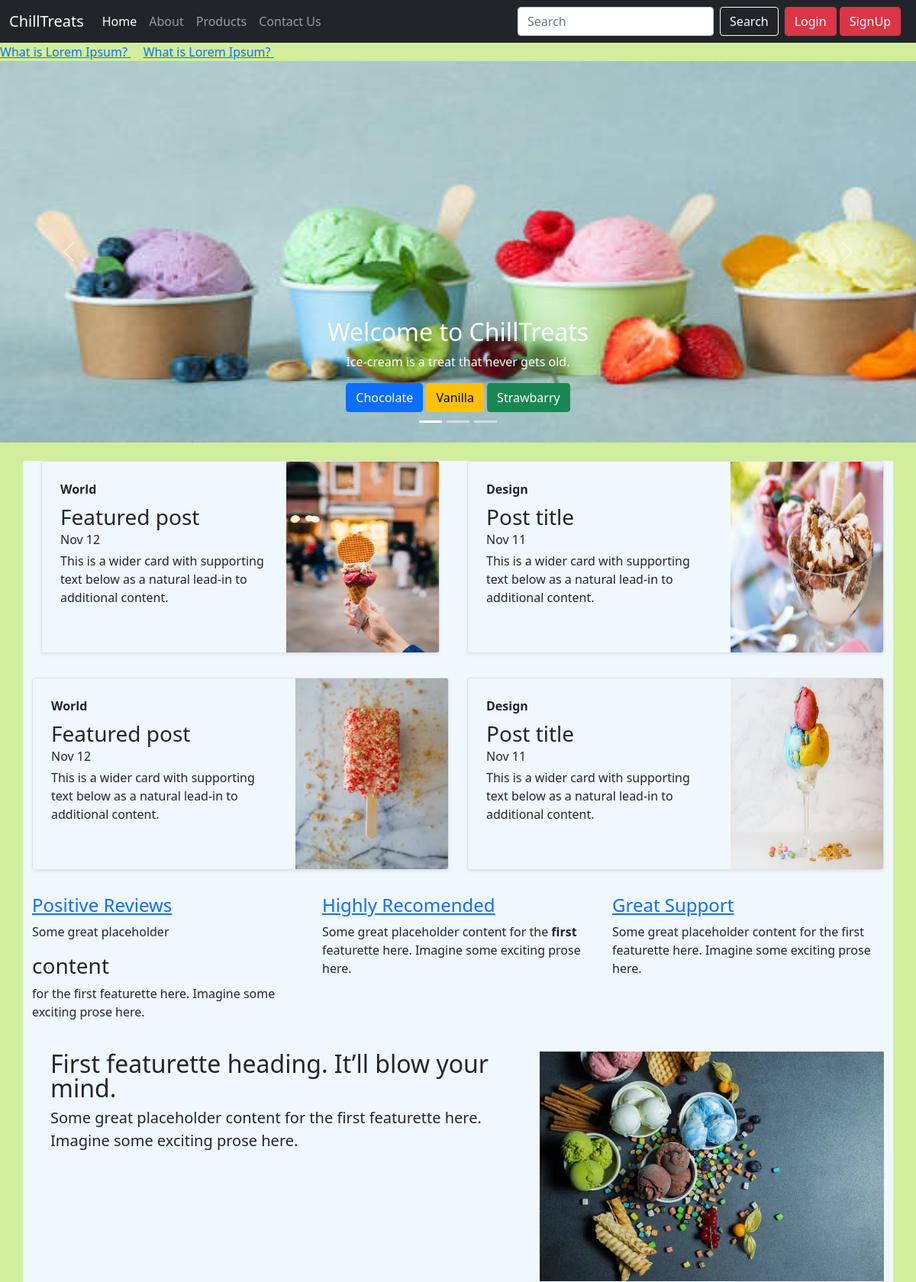
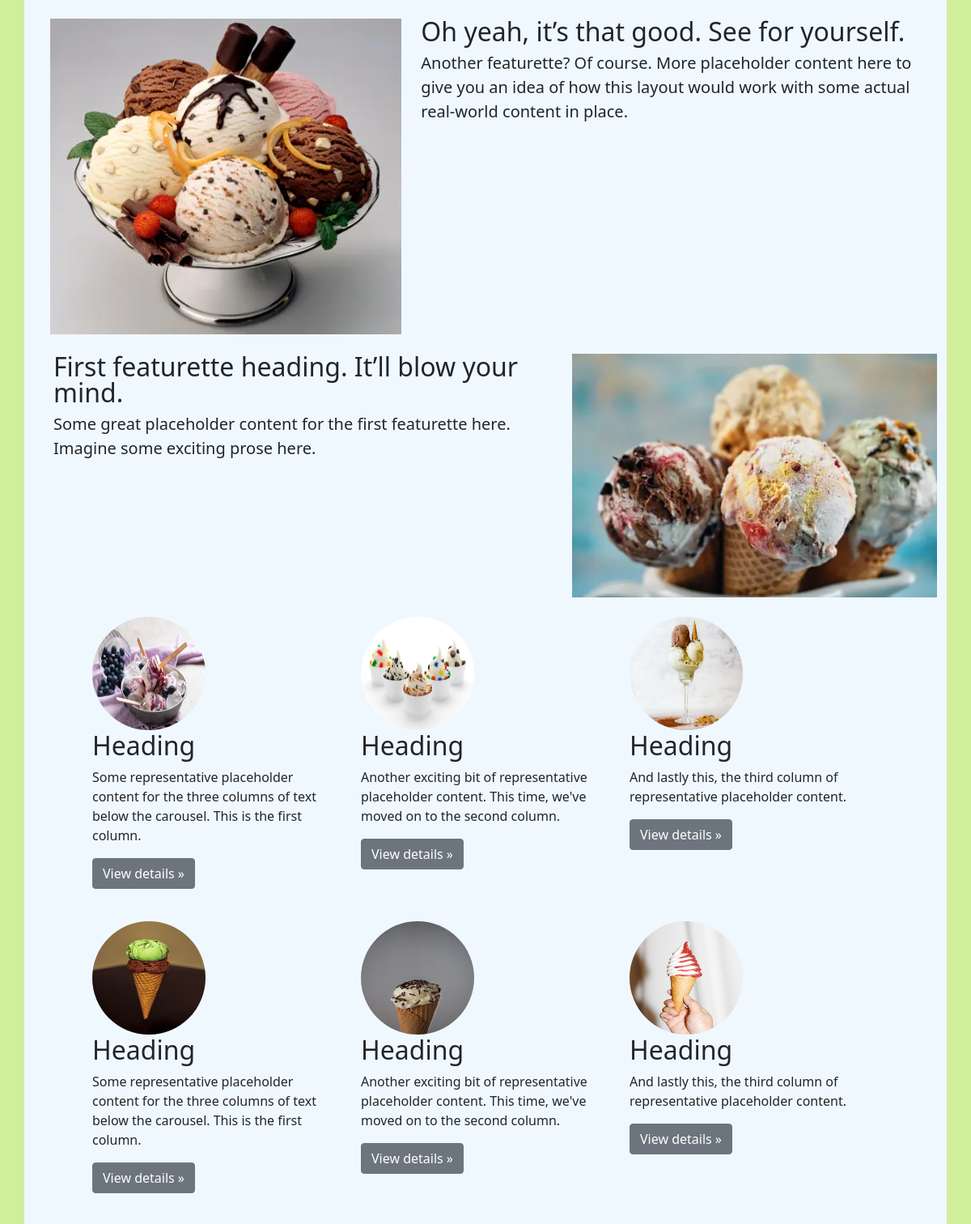
The page / (upper part) on the database its author committed (2 pictures, top to bottom).
### news/models.py (models this page shows)
class News(models.Model):
    news_title=models.CharField(max_length=100)
    news_desc=HTMLField()
    news_image=models.FileField(upload_to="news/", max_length=250, null=True,default=None)
    news_slug = AutoSlugField(populate_from='news_title',unique=True,null=True,default=None)

### demoapp/models.py (models this page shows)
class Service(models.Model):
    service_icon=models.CharField(max_length=50)
    service_title=models.CharField(max_length=50)
    service_des=models.TextField()

### demoproject/views.py (the view)
# urls.py: path('', views.homePage,name='home'),
def homePage(request):
    subject='Testing mail'
    form_email='avanipatel0201@gmail.com'
    msg='<p>Welcome <b>Avani</b></p>'
    to='avaniptl02@gmail.com'
    msg=EmailMultiAlternatives(subject,msg,form_email,[to])
    msg.content_subtype='html'
    msg.send()
    newsData = News.objects.all();
    servicesData = Service.objects.all().order_by('-service_title')[2:5]
    data={
        'servicesData':servicesData,
        'newsData':newsData
    }
    return render(request, "index.html",data)

### templates/index.html (shortened to what this page needs)
{% extends 'base.html' %}
{% block content %}
<marquee  onmouseover="stop()" onmouseover="start()">
  {% for news in newsData %}
  <a href="/newsdetails/{{news.news_slug}}"> {{news.news_title}} </a> &nbsp;&nbsp;&nbsp;
  {% endfor %}
</marquee>
<div id="carouselExampleCaptions" class="carousel slide carousel-fade">
  <div class="carousel-indicators">
    <button
      type="button"
      data-bs-target="#carouselExampleCaptions"
      data-bs-slide-to="0"
      class="active"
      aria-current="true"
      aria-label="Slide 1"
    ></button>
    <button
      type="button"
      data-bs-target="#carouselExampleCaptions"
      data-bs-slide-to="1"
      aria-label="Slide 2"
    ></button>
    <button
      type="button"
      data-bs-target="#carouselExampleCaptions"
      data-bs-slide-to="2"
      aria-label="Slide 3"
    ></button>
  </div>
  <div class="carousel-inner">
    <div class="carousel-item active">
      <img
        src="/static/slider-1.jpg"
        class="d-block"
        width="1600"
        height="500"
        alt="..."
      />
      <div class="carousel-caption d-none d-md-block">
        <h2>Welcome to ChillTreats</h2>
        <p>Ice-cream is a treat that never gets old.</p>
        <button type="submit" class="btn btn-primary">Chocolate</button>
        <button type="submit" class="btn btn-warning">Vanilla</button>
        <button type="submit" class="btn btn-success">Strawbarry</button>
      </div>
    </div>
  </div>
  <button
    class="carousel-control-prev"
    type="button"
    data-bs-target="#carouselExampleCaptions"
    data-bs-slide="prev"
  >
    <span class="carousel-control-prev-icon" aria-hidden="true"></span>
  </button>
  <button
    class="carousel-control-next"
    type="button"
    data-bs-target="#carouselExampleCaptions"
    data-bs-slide="next"
  >
    <span class="carousel-control-next-icon" aria-hidden="true"></span>
  </button>
</div>
<div class="container my-4" style="background-color: aliceblue">
  <div class="row mb-2">
    <div class="col-md-6 px-4">
      <div
        class="row g-0 border rounded overflow-hidden flex-md-row mb-4 shadow-sm h-md-250 position-relative"
      >
        <div class="col p-4 d-flex flex-column position-static">
          <strong class="d-inline-block mb-2 text-primary-emphasis"
            >World</strong
          >
          <h3 class="mb-0">Featured post</h3>
          <div class="mb-1 text-body-secondary">Nov 12</div>
          <p class="card-text mb-auto">
            This is a wider card with supporting text below as a natural lead-in
            to additional content.
          </p>
        </div>
        <div class="col-auto d-none d-lg-block">
          <img
            class="bd-placeholder-img"
            width="200"
            height="250"
            src="/static/squareimg1.jpg"
            alt=""
          />
        </div>
      </div>
    </div>
    <div class="col-md-6">
      <div
        class="row g-0 border rounded overflow-hidden flex-md-row mb-4 shadow-sm h-md-250 position-relative"
      >
        <div class="col p-4 d-flex flex-column position-static">
          <strong class="d-inline-block mb-2 text-success-emphasis"
            >Design</strong
          >
          <h3 class="mb-0">Post title</h3>
          <div class="mb-1 text-body-secondary">Nov 11</div>
          <p class="mb-auto">
            This is a wider card with supporting text below as a natural lead-in
            to additional content.
          </p>
        </div>
        <div class="col-auto d-none d-lg-block">
          <img
            class="bd-placeholder-img"
            width="200"
            height="250"
            src="/static/squareimg2.jpg"
            alt=""
          />
        </div>
      </div>
    </div>
  </div>
  <div class="row mb-2">
    <div class="col-md-6">
      <div
        class="row g-0 border rounded overflow-hidden flex-md-row mb-4 shadow-sm h-md-250 position-relative"
      >
        <div class="col p-4 d-flex flex-column position-static">
          <strong class="d-inline-block mb-2 text-primary-emphasis"
            >World</strong
          >
          <h3 class="mb-0">Featured post</h3>
          <div class="mb-1 text-body-secondary">Nov 12</div>
          <p class="card-text mb-auto">
            This is a wider card with supporting text below as a natural lead-in
            to additional content.
          </p>
        </div>
        <div class="col-auto d-none d-lg-block">
          <img
            class="bd-placeholder-img"
            width="200"
            height="250"
            src="/static/squareimg3.jpg"
            alt=""
          />
        </div>
      </div>
    </div>
    <div class="col-md-6">
      <div
        class="row g-0 border rounded overflow-hidden flex-md-row mb-4 shadow-sm h-md-250 position-relative"
      >
        <div class="col p-4 d-flex flex-column position-static">
          <strong class="d-inline-block mb-2 text-success-emphasis"
            >Design</strong
          >
          <h3 class="mb-0">Post title</h3>
          <div class="mb-1 text-body-secondary">Nov 11</div>
          <p class="mb-auto">
            This is a wider card with supporting text below as a natural lead-in
            to additional content.
          </p>
        </div>
        <div class="col-auto d-none d-lg-block">
          <img
            class="bd-placeholder-img"
            width="200"
            height="250"
            src="/static/squareimg4.jpg"
            alt=""
          />
        </div>
      </div>
    </div>
  </div>
  <div class="row">
    {% for n in servicesData %}
    <div class="col-lg-4 col-md-6">
      <div class="single-feature mb-30">
        <div class="title d-flex flex-row pb-20">
          <h4><a href="#">{{n.service_title}}</a></h4>
        </div>
        <p>{{n.service_des | safe }}</p>
      </div>
    </div>
    {% endfor %}
  </div>
  <div id="container">
    <div class="row featurette my-4">
      <div class="col-md-7">
        <h2 class="featurette-heading fw-normal lh-1 mx-4">
          {{output}} First featurette heading.
          <span class="text-body-secondary">It’ll blow your mind. </span>
        </h2>
        <p class="lead mx-4">
          Some great placeholder content for the first featurette here. Imagine
          some exciting prose here.
        </p>
      </div>
      <div class="col-md-5">
        <img
          class="bd-placeholder-img bd-placeholder-img-lg featurette-image img-fluid mx-auto"
          width="500"
          height="500"
          src="about1.jpg"
          alt=""
        />
      </div>
    </div>
    <div class="row featurette mx-2 my-4">
      <div class="col-md-7 order-md-2">
        <h2 class="featurette-heading fw-normal lh-1">
          Oh yeah, it’s that good.
          <span class="text-body-secondary">See for yourself.</span>
        </h2>
        <p class="lead">
          Another featurette? Of course. More placeholder content here to give
          you an idea of how this layout would work with some actual real-world
          content in place.
        </p>
      </div>
      <div class="col-md-5 order-md-1">
        <img
          class="bd-placeholder-img bd-placeholder-img-lg featurette-image img-fluid mx-auto"
          width="500"
          height="500"
          src="about2.jpg"
          alt=""
        />
      </div>
    </div>
    <div class="row featurette my-4">
      <div class="col-md-7">
        <h2 class="featurette-heading fw-normal lh-1 mx-4">
          First featurette heading.
          <span class="text-body-secondary">It’ll blow your mind.</span>
        </h2>
        <p class="lead mx-4">
          Some great placeholder content for the first featurette here. Imagine
          some exciting prose here.
        </p>
      </div>
      <div class="col-md-5">
        <img
          class="bd-placeholder-img bd-placeholder-img-lg featurette-image img-fluid mx-auto"
          width="500"
          height="500"
          src="about3.jpg"
          alt=""
        />
      </div>
    </div>
  </div>
  <div class="container marketing">
    <div class="row mx-5 my-4">
      <div class="col-lg-4">
        <img
          class="/static/bd-placeholder-img rounded-circle"
          width="140"
          height="140"
          src="circleimg1.jpg"
          alt=""
        />
        <h2 class="fw-normal">Heading</h2>
        <p>
          Some representative placeholder content for the three columns of text
          below the carousel. This is the first column.
        </p>
        <p><a class="btn btn-secondary" href="#">View details »</a></p>
      </div>
      <div class="col-lg-4">
        <img
          class="/static/bd-placeholder-img rounded-circle"
          width="140"
          height="140"
          src="circleimg2.jpg"
          alt=""
        />
        <h2 class="fw-normal">Heading</h2>
        <p>
          Another exciting bit of representative placeholder content. This time,
          we've moved on to the second column.
        </p>
        <p><a class="btn btn-secondary" href="#">View details »</a></p>
      </div>
      <div class="col-lg-4">
        <img
          class="/static/bd-placeholder-img rounded-circle"
          width="140"
          height="140"
          src="circleimg3.jpg"
          alt=""
        />
        <h2 class="fw-normal">Heading</h2>
        <p>
          And lastly this, the third column of representative placeholder
          content.
        </p>
        <p><a class="btn btn-secondary" href="#">View details »</a></p>
      </div>
    </div>
    <div class="row mx-5 my-4">
      <div class="col-lg-4">
        <img
          class="/static/bd-placeholder-img rounded-circle"
          width="140"
          height="140"
          src="circleimg4.jpg"
          alt=""
        />
        <h2 class="fw-normal">Heading</h2>
        <p>
          Some representative placeholder content for the three columns of text
          below the carousel. This is the first column.
        </p>
        <p><a class="btn btn-secondary" href="#">View details »</a></p>
      </div>
      <div class="col-lg-4">
        <img
          class="/static/bd-placeholder-img rounded-circle"
          width="140"
          height="140"
          src="circleimg5.jpg"
          alt=""
        />
        <h2 class="fw-normal">Heading</h2>
        <p>
          Another exciting bit of representative placeholder content. This time,
          we've moved on to the second column.
        </p>
        <p><a class="btn btn-secondary" href="#">View details »</a></p>
      </div>
      <div class="col-lg-4">
        <img
          class="/static/bd-placeholder-img rounded-circle"
          width="140"
          height="140"
          src="circleimg6.jpg"
          alt=""
        />
        <h2 class="fw-normal">Heading</h2>
        <p>
          And lastly this, the third column of representative placeholder
          content.
        </p>
        <p><a class="btn btn-secondary" href="#">View details »</a></p>
      </div>
    </div>
  </div>
  {% endblock %}

### templates/base.html
{% include "header.html" %}
{% block content %}
{% endblock %}
{% include "footer.html" %}

### templates/header.html (shortened to what this page needs)
{% load static %}
<!DOCTYPE html>
<html lang="en">
<head>
    <link href="https://cdn.jsdelivr.net/npm/bootstrap@5.0.2/dist/css/bootstrap.min.css" rel="stylesheet"
>
    <link rel="stylesheet" href="{% static 'style.css' %}" />
</head>
<body style="background-color: rgb(209, 238, 156);">
    <nav class="navbar navbar-expand-lg navbar-dark bg-dark">
        <div class="container-fluid">
            <a class="navbar-brand" href="#">ChillTreats</a>
            <div class="collapse navbar-collapse" id="navbarSupportedContent">
                <ul class="navbar-nav me-auto mb-2 mb-lg-0">
                    {% url 'home' as url %}
                    <li class="nav-item">
                        <a class="nav-link {% if request.path == url %} active {% endif %}" aria-current="page" href="{{ url }}">Home</a>
                    </li>
                    {% url 'about' as url %}
                    <li class="nav-item {% if request.path == url %} active {% endif %}" >
                        <a class="nav-link" href="{{url }}">About</a>
                    </li>
                    {% url 'products' as url %}
                    <li class="nav-item {% if request.path == url %} active {% endif %}">
                        <a class="nav-link" href="{{ url }}">Products</a>
                    </li>
                    {% url 'contact' as url %}
                    <li class="nav-item {% if request.path == url %} active {% endif %}">
                        <a class="nav-link" href="{{url }}">Contact Us</a>
                    </li>
                </ul>
                <form class="d-flex">
                    <input class="form-control me-2" type="search" placeholder="Search" aria-label="Search"/>
                    <button class="btn btn-outline-light" type="submit">Search</button>
                </form>
                <div class="mx-2">
                    <button type="button" class="btn btn-danger" data-bs-toggle="modal"
                        data-bs-target="#LoginModal">Login</button>
                    <button type="button" class="btn btn-danger" data-bs-toggle="modal"
                        data-bs-target="#SignUpModal">SignUp</button>
                </div>
            </div>
        </div>
    </nav>

### templates/footer.html (shortened to what this page needs)
</body>
</html>

### static/style.css (style rules this page uses)
* { margin: 0; padding: 0; box-sizing: border-box; }
html,body { width:100%; height:100%; }

### rows shown on the page
News: news_title "What is Lorem Ipsum?"
News: news_title "What is Lorem Ipsum?"
Service: service_title "Positive Reviews", service_des "Some great placeholder content for the first featurette here. Imagine some exciting prose here."
Service: service_title "Highly Recomended", service_des "Some great placeholder content for the first featurette here. Imagine some exciting prose here."
Service: service_title "Great Support", service_des "Some great placeholder content for the first featurette here. Imagine some exciting prose here."
